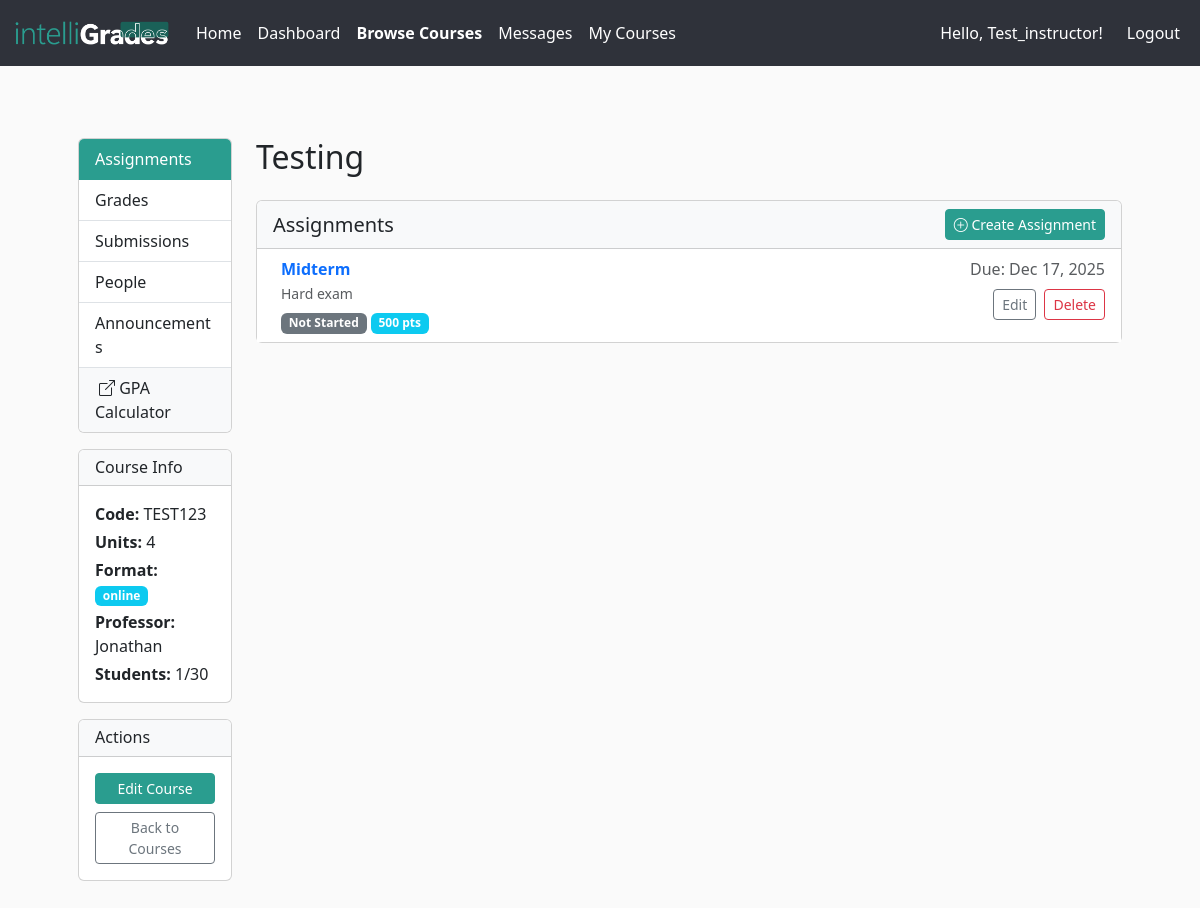
The page /courses/7/dashboard (signed in) on the database as committed earlier.
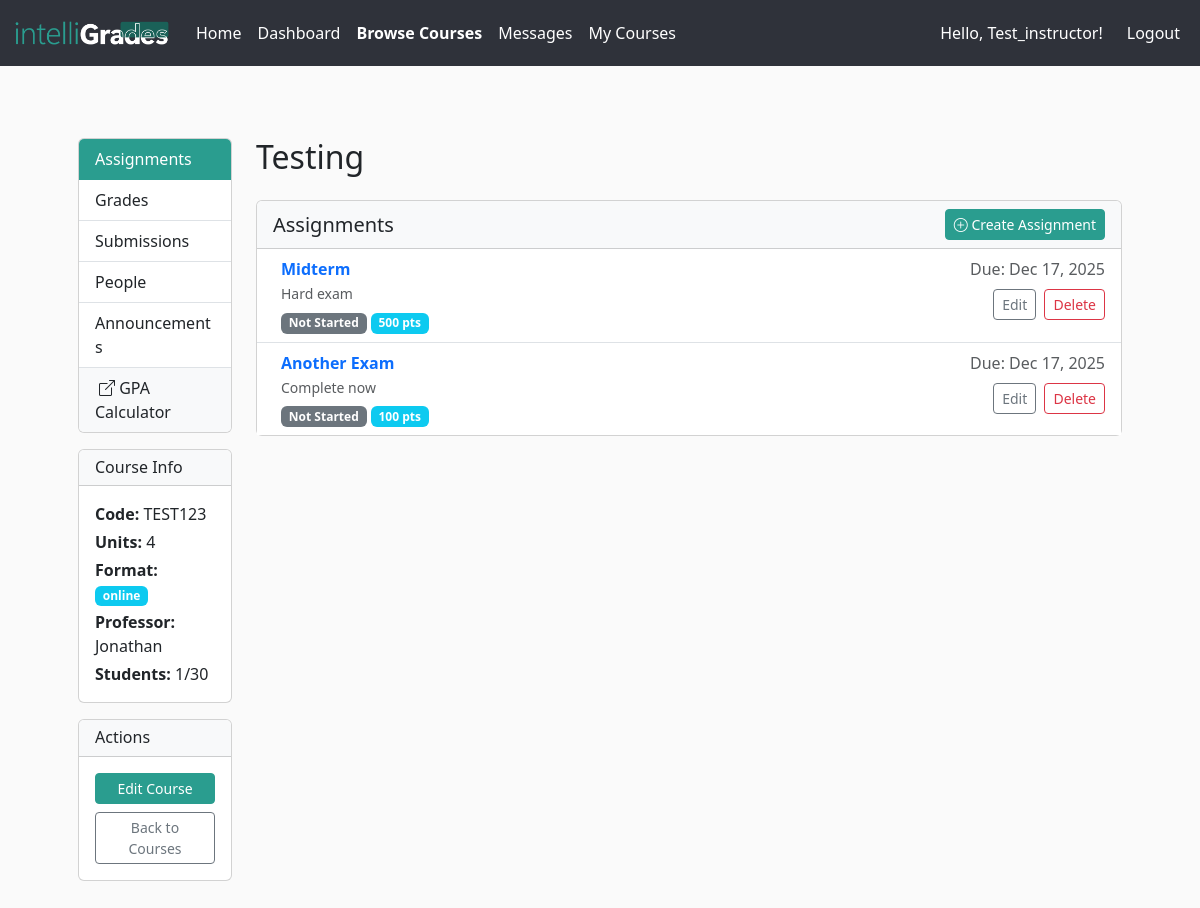
The same page on the database as committed later.
### app/models.py (models this page shows, shortened)
class Course(db.Model):
    __tablename__ = 'courses'
    id = db.Column(db.Integer, primary_key=True)
    code = db.Column(db.String(32), unique=True, nullable=False)
    title = db.Column(db.String(128), nullable=False)
    description = db.Column(db.Text)
    credits = db.Column(db.Integer, nullable=False)  # number of units/credits
    professor = db.Column(db.String(128), nullable=True)
    professor_id = db.Column(db.Integer, db.ForeignKey('users.id'), nullable=True)
    professor_user = db.relationship(
        'User',
        foreign_keys=[professor_id],
        backref='created_courses'
    )
    availability = db.Column(db.Boolean, default=True)
    format = db.Column(db.String(32), default='online')
    max_students = db.Column(db.Integer)
    created_at = db.Column(db.DateTime, default=datetime.utcnow)
    enrollments_rel = db.relationship(
        'Enrollment',
        backref='course',
        lazy='dynamic',
        cascade='all,delete-orphan'
    )
    assignments = db.relationship(
        'Assignment',
        back_populates='course',
        lazy='dynamic',
        cascade='all,delete-orphan'
    )
    announcements = db.relationship(
        'Announcement',
        back_populates='course',
        lazy='dynamic',
        cascade='all,delete-orphan'
    )
    def get_enrolled_students(self):
        return User.query.join(Enrollment).filter(
            Enrollment.course_id == self.id
        ).all()
    def get_student_count(self):
        return self.enrollments_rel.count()

class Assignment(db.Model):
    __tablename__ = "assignments"
    id = db.Column(db.Integer, primary_key=True)
    course_id = db.Column(db.Integer, db.ForeignKey('courses.id'), nullable=False)
    title = db.Column(db.String(200), nullable=False)
    description = db.Column(db.Text, nullable=False)
    due_date = db.Column(db.DateTime, default=datetime.utcnow)
    created_at = db.Column(db.DateTime, default=datetime.utcnow)
    max_points = db.Column(db.Integer, default=100)
    course = db.relationship('Course', back_populates='assignments')
    student_assignments = db.relationship(
        'StudentAssignment',
        back_populates='assignment',
        lazy='dynamic',
        cascade='all,delete-orphan'
    )

### app/courses/routes.py (the view)
@courses_bp.route('/<int:course_id>/dashboard')
@courses_bp.route('/<int:course_id>/dashboard/<tab>')
@login_required
def course_dashboard(course_id, tab='assignments'):
    course = Course.query.get_or_404(course_id)
    is_enrolled = current_user.is_enrolled_in(course)
    is_course_owner = course.professor_id == current_user.id
    if not (is_enrolled or is_course_owner or current_user.is_admin):
        flash('You must be enrolled in this course to view the dashboard.', 'warning')
        return redirect(url_for('courses.course_detail', course_id=course_id))
    enrolled_count = course.get_student_count()
    enrolled_students = course.get_enrolled_students()
    assignments_query = Assignment.query.filter_by(course_id=course_id).order_by(Assignment.due_date).all()
    assignments = []
    for assignment in assignments_query:
        student_assignment = StudentAssignment.query.filter_by(
            assignment_id=assignment.id,
            user_id=current_user.id
        ).first()
        status = student_assignment.status if student_assignment else 'Not Started'
        score = student_assignment.score if student_assignment else None
        assignment_data = {
            'id': assignment.id,
            'title': assignment.title,
            'description': assignment.description,
            'due_date': assignment.due_date,
            'max_points': assignment.max_points,
            'status': status,
            'score': score
        }
        assignments.append(type('Assignment', (), assignment_data)())
    total_points_possible = sum(a.max_points for a in assignments_query) if assignments_query else 0
    total_points_earned = sum(
        sa.score for sa in StudentAssignment.query.filter_by(user_id=current_user.id).all()
        if sa.score is not None and sa.assignment.course_id == course_id
    )
    current_grade = (total_points_earned / total_points_possible * 100) if total_points_possible > 0 else 0
    if current_grade >= 90:
        letter_grade = 'A'
    elif current_grade >= 80:
        letter_grade = 'B'
    elif current_grade >= 70:
        letter_grade = 'C'
    elif current_grade >= 60:
        letter_grade = 'D'
    else:
        letter_grade = 'F'
    announcements = Announcement.query.filter_by(course_id=course_id).order_by(Announcement.created_at.desc()).all()
    student_submissions = {}
    if is_course_owner or current_user.is_admin:
        all_submissions = StudentAssignment.query.join(Assignment).filter(
            Assignment.course_id == course_id
        ).all()
        for submission in all_submissions:
            student_submissions[(submission.assignment_id, submission.user_id)] = submission
    return render_template(
        'courses/course_dashboard.html',
        course=course,
        is_enrolled=is_enrolled,
        is_course_owner=is_course_owner,
        enrolled_count=enrolled_count,
        enrolled_students=enrolled_students,
        assignments=assignments,
        active_tab=tab,
        total_points_earned=total_points_earned,
        total_points_possible=total_points_possible,
        current_grade=round(current_grade, 1),
        letter_grade=letter_grade,
        announcements=announcements,
        student_submissions=student_submissions
    )

### app/courses/templates/courses/course_dashboard.html (shortened to what this page needs)
{% extends "base.html" %} {% block body %}
<div class="container-fluid mt-4">
  <div class="row">
    <div class="col-md-3 col-lg-2">
      <div class="card">
        <div class="list-group list-group-flush">
          <a
            href="{{ url_for('courses.course_dashboard', course_id=course.id, tab='assignments') }}"
            class="list-group-item list-group-item-action {% if active_tab == 'assignments' %}active{% endif %}"
          >
            Assignments
          </a>
          <a
            href="{{ url_for('courses.course_dashboard', course_id=course.id, tab='grades') }}"
            class="list-group-item list-group-item-action {% if active_tab == 'grades' %}active{% endif %}"
          >
            Grades
          </a>
          {% if is_course_owner or current_user.is_admin %}
          <a
            href="{{ url_for('courses.course_dashboard', course_id=course.id, tab='submissions') }}"
            class="list-group-item list-group-item-action {% if active_tab == 'submissions' %}active{% endif %}"
          >
            Submissions
          </a>
          {% endif %}
          <a
            href="{{ url_for('courses.course_dashboard', course_id=course.id, tab='people') }}"
            class="list-group-item list-group-item-action {% if active_tab == 'people' %}active{% endif %}"
          >
            People
          </a>
          <a
            href="{{ url_for('courses.course_dashboard', course_id=course.id, tab='announcements') }}"
            class="list-group-item list-group-item-action {% if active_tab == 'announcements' %}active{% endif %}"
          >
            Announcements
          </a>
          <a
            href="{{ url_for('main.gpa_calculator') }}"
            class="list-group-item list-group-item-action bg-light"
          >
            <i class="bi bi-box-arrow-up-right ms-1"></i>
            GPA Calculator
          </a>
        </div>
      </div>
      <div class="card mt-3">
        <div class="card-header bg-light">
          <h6 class="mb-0">Course Info</h6>
        </div>
        <div class="card-body">
          <p class="mb-1"><strong>Code:</strong> {{ course.code }}</p>
          <p class="mb-1"><strong>Units:</strong> {{ course.credits }}</p>
          <p class="mb-1">
            <strong>Format:</strong>
            <span class="badge bg-info">{{ course.format }}</span>
          </p>
          <p class="mb-1"><strong>Professor:</strong> {{ course.professor }}</p>
          <p class="mb-0">
            <strong>Students:</strong> {{ enrolled_count }}{% if
            course.max_students %}/{{ course.max_students }}{% endif %}
          </p>
        </div>
      </div>
      <div class="card mt-3">
        <div class="card-header bg-light">
          <h6 class="mb-0">Actions</h6>
        </div>
        <div class="card-body">
          {% if current_user.is_authenticated %} {% if is_course_owner or
          current_user.is_admin %}
          <a
            href="{{ url_for('courses.update_course', course_id=course.id) }}"
            class="btn btn-primary btn-sm w-100"
          >
            Edit Course
          </a>
          {% endif %} {% endif %}
          <a
            href="{{ url_for('courses.courses_list') }}"
            class="btn btn-outline-secondary btn-sm w-100 mt-2"
          >
            Back to Courses
          </a>
        </div>
      </div>
    </div>
    <div class="col-md-9 col-lg-10">
      <h2 class="mb-4">{{ course.title }}</h2>
      {% if active_tab == 'assignments' %}
      <div class="card">
        <div
          class="card-header bg-light d-flex justify-content-between align-items-center"
        >
          <h5 class="mb-0">Assignments</h5>
          {% if is_course_owner or current_user.is_admin %}
          <a
            href="{{ url_for('assignments.create_assignment', course_id=course.id) }}"
            class="btn btn-primary btn-sm"
          >
            <i class="bi bi-plus-circle"></i> Create Assignment
          </a>
          {% endif %}
        </div>
        <div class="card-body p-0">
          {% if assignments %}
          <div class="list-group list-group-flush">
            {% for assignment in assignments %}
            <div
              class="list-group-item d-flex justify-content-between align-items-start"
            >
              <div class="ms-2 me-auto">
                <a
                  href="{{ url_for('assignments.assignment_detail', assignment_id=assignment.id) }}"
                  class="text-decoration-none"
                >
                  <div class="fw-bold">{{ assignment.title }}</div>
                </a>
                <small class="text-muted"
                  >{{ assignment.description[:100] }}</small
                >
                <div class="mt-1">
                  {% if assignment.status == 'Completed' %}
                  <span class="badge bg-success">Completed</span>
                  <span class="badge bg-success"
                    >{{ assignment.score }}/{{ assignment.max_points }}
                    pts</span
                  >
                  {% elif assignment.status == 'In Progress' %}
                  <span class="badge bg-warning text-dark">In Progress</span>
                  <span class="badge bg-info"
                    >{{ assignment.max_points }} pts</span
                  >
                  {% else %}
                  <span class="badge bg-secondary">Not Started</span>
                  <span class="badge bg-info"
                    >{{ assignment.max_points }} pts</span
                  >
                  {% endif %}
                </div>
              </div>
              <div class="text-end">
                <span class="text-muted d-block"
                  >Due: {{ assignment.due_date.strftime('%b %d, %Y') if
                  assignment.due_date else 'No due date' }}</span
                >
                {% if is_course_owner or current_user.is_admin %}
                <div class="mt-2">
                  <a
                    href="{{ url_for('assignments.update_assignment', assignment_id=assignment.id) }}"
                    class="btn btn-outline-secondary btn-sm me-1"
                    >Edit</a
                  >
                  <form
                    method="POST"
                    action="{{ url_for('assignments.delete_assignment', assignment_id=assignment.id) }}"
                    style="display: inline"
                  >
                    <button
                      type="submit"
                      class="btn btn-outline-danger btn-sm"
                      onclick="return confirm('Delete this assignment?');"
                    >
                      Delete
                    </button>
                  </form>
                </div>
                {% endif %}
              </div>
            </div>
            {% endfor %}
          </div>
          {% endif %}
        </div>
      </div>
      {% endif %}
    </div>
  </div>
</div>
{% endblock %}

### app/templates/base.html (shortened to what this page needs)
<!DOCTYPE html>
<html lang="en">
  <head>
    <link
      href="https://cdn.jsdelivr.net/npm/bootstrap@5.3.8/dist/css/bootstrap.min.css"
      rel="stylesheet"
    />
    <link
      rel="stylesheet"
      href="{{ url_for('static', filename='styles.css') }}"
    />
    <link
      rel="stylesheet"
      href="https://cdn.jsdelivr.net/npm/bootstrap-icons@1.11.3/font/bootstrap-icons.css"
    />
  </head>
  <body>
    <nav class="navbar navbar-expand-lg">
      <div class="container-fluid">
        <a href="{{ url_for('main.index') }}">
          <img class="navbar-brand" src="{{ url_for('static',
          filename='images/med-logo.png')}}" height="50" width: auto;
          alt="IntelliGrades" />
        </a>
        <div class="collapse navbar-collapse">
          <ul class="navbar-nav me-auto">
            <li class="nav-item">
              <a
                class="nav-link {% if request.path == url_for('main.index') %}active fw-bold{% endif %}"
                href="{{ url_for('main.index') }}"
              >
                Home
              </a>
            </li>
            {% if current_user.is_authenticated %}
            <li class="nav-item">
              <a
                class="nav-link {% if request.path.startswith('/dashboard') %}active fw-bold{% endif %}"
                href="{{ url_for('main.dashboard') }}"
              >
                Dashboard
              </a>
            </li>
            <li class="nav-item">
              <a
                class="nav-link {% if request.path.startswith('/courses') and not request.path.startswith('/courses/my') and not request.path.startswith('/courses/created') %}active fw-bold{% endif %}"
                href="{{ url_for('courses.courses_list') }}"
              >
                Browse Courses
              </a>
            </li>
            <li class="nav-item">
              <a
                class="nav-link {% if request.path.startswith('/messages') %}active fw-bold{% endif %}"
                href="{{ url_for('main.messages') }}"
              >
                Messages
              </a>
            </li>
            {% if current_user.is_professor or current_user.is_admin %}
            <li class="nav-item">
              <a
                class="nav-link {% if request.path.startswith('/courses/created') %}active fw-bold{% endif %}"
                href="{{ url_for('courses.my_created_courses') }}"
              >
                My Courses
              </a>
            </li>
            {% endif %}
             {% endif %}
          </ul>
          <ul class="navbar-nav">
            {% if not current_user.is_authenticated %}
            <li class="nav-item">
              <a
                class="nav-link {% if request.path.startswith('/auth/login') %}active fw-bold{% endif %}"
                href="{{ url_for('auth.login') }}"
              >
                Login
              </a>
            </li>
            <li class="nav-item">
              <a
                class="nav-link {% if request.path.startswith('/auth/register') %}active fw-bold{% endif %}"
                href="{{ url_for('auth.register') }}"
              >
                Register
              </a>
            </li>
            {% else %}
            <li class="nav-item ms-auto d-flex align-items-center">
              <span class="navbar-text me-3">
                {% set username = current_user.email.split('@')[0].capitalize()
                %} Hello, {{ username }}!
              </span>
              <a class="nav-link" href="{{ url_for('auth.logout') }}">
                Logout
              </a>
            </li>
            {% endif %}
          </ul>
        </div>
      </div>
    </nav>
    <div class="container p-4">
      <div class="container py-2">{% block body %}{% endblock %}</div>
      <div class="container py-2">{% block index %}{% endblock %}</div>
    </div>
  </body>
</html>

Rows that differ between the two databases and show on the page:
added Assignment: title "Another Exam", description "Complete now", due_date "Dec 17, 2025"
Other text that changed with them:
new list line: "Not Started 100 pts Due: Edit Delete"
